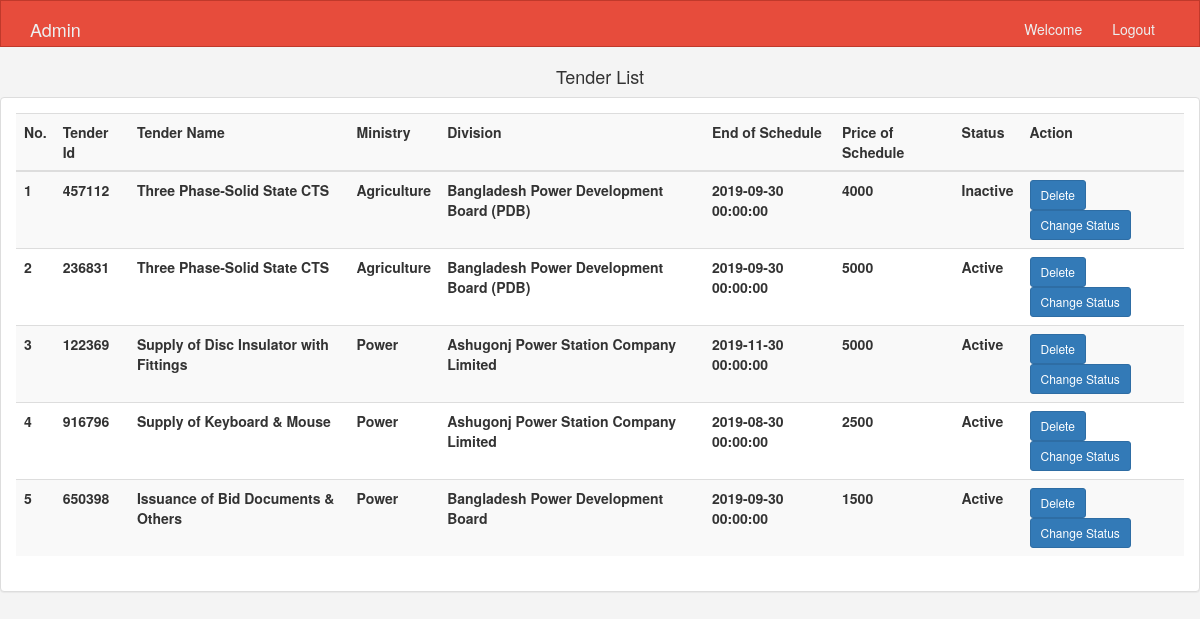
The app's page /admintender.php (signed in) with its own data.
### tables this page shows
CREATE TABLE `tenders` (
  `tender_id` int(11) NOT NULL,
  `tender_name` varchar(255) NOT NULL,
  `tender_price` decimal(10,0) NOT NULL,
  `tender_work` text NOT NULL,
  `tender_no` text NOT NULL,
  `publish_date` date NOT NULL,
  `selling_end_date` date NOT NULL,
  `tender_opening_date` datetime NOT NULL,
  `tender_closing_date` datetime NOT NULL,
  `ministry_id` int(11) NOT NULL,
  `division_id` int(11) NOT NULL,
  `subdivision_id` int(11) NOT NULL,
  `constructor_id` int(11) NOT NULL DEFAULT '0',
  `tender_image` varchar(255) NOT NULL,
  `tender_des` text NOT NULL,
  `pe_office` varchar(255) NOT NULL,
  `tender_source` varchar(255) NOT NULL,
  `tender_location` varchar(255) NOT NULL,
  `tender_type` varchar(255) NOT NULL,
  `tender_nature` varchar(255) NOT NULL,
  `tender_entity` varchar(255) NOT NULL,
  `tender_method` varchar(255) NOT NULL,
  `tender_qualification` varchar(255) NOT NULL,
  `tender_status` tinyint(1) NOT NULL DEFAULT '1',
  `tender_doc` datetime NOT NULL,
  `tender_dom` timestamp NOT NULL DEFAULT CURRENT_TIMESTAMP,
  `tender_creator` int(11) NOT NULL
);

CREATE TABLE `ministries` (
  `ministry_id` int(11) NOT NULL,
  `ministry_name` varchar(255) NOT NULL,
  `ministry_status` tinyint(1) NOT NULL DEFAULT '1',
  `ministry_doc` datetime NOT NULL,
  `ministry_dom` timestamp NOT NULL DEFAULT CURRENT_TIMESTAMP,
  `ministry_creator` int(11) NOT NULL
);

CREATE TABLE `divisions` (
  `division_id` int(11) NOT NULL,
  `division_name` varchar(255) NOT NULL,
  `ministry_id` int(11) NOT NULL,
  `division_status` tinyint(1) NOT NULL DEFAULT '1',
  `division_doc` datetime NOT NULL,
  `division_dom` timestamp NOT NULL DEFAULT CURRENT_TIMESTAMP ON UPDATE CURRENT_TIMESTAMP,
  `division_creator` int(11) NOT NULL
);

### admintender.php (the view, shortened to what this page needs)
<?php
  include 'database_connect.php';
?>
<!DOCTYPE html>
<html lang="en">
  <head>
    <link href="bootstrap.min.css" rel="stylesheet">
    <link href="style.css" rel="stylesheet">
  </head>
  <body>
    <nav class="navbar navbar-default">
      <div class="container">
        <div class="navbar-header">
          <a class="navbar-brand" href="#">Admin</a>
        </div>
        <div id="navbar" class="collapse navbar-collapse">
          <ul class="nav navbar-nav navbar-right">
            <li><a href="#">Welcome</a></li>
            <li><a href="logout.php">Logout</a></li>
          </ul>
        </div>
      </div>
    </nav>
    <div class="tenderlst">
      <h4 class="tenerlst">Tender List</h4>
    </div>
    <div class="panel panel-default">
      <div class="panel-body">
        <table class="table table-striped table-hover">
          <tr>
            <th>No.</th>
            <th>Tender Id</th>
            <th>Tender Name </th>
            <th>Ministry</th>
            <th>Division</th>
            <th>End of Schedule</th>
            <th>Price of Schedule </th>
            <th>Status </th>
            <th>Action
            </th>
          </tr>
          <tbody>
            <?php
              $sql="select * from tenders join divisions where tenders.division_id = divisions.division_id";
              $res = mysqli_query($conn,$sql);
              $count=0;
              while($row = mysqli_fetch_array($res))
              {
                $ministry_id = $row['ministry_id'];
                $sql1="select * from ministries where ministry_id = $ministry_id";
                $res1 = mysqli_query($conn,$sql1);
                $data = mysqli_fetch_array($res1);
                $status=$row['tender_status'];
                if ($status == '1') {
                    $a='Active';
                }else{
                    $a='Inactive';
                }
                $count++;
            ?>
            <tr>
              <th><?php echo $count;?></th>
              <th><?php echo $row['tender_no'];?></th>
              <th><?php echo $row['tender_name'];?></th>
              <th><?php echo $data['ministry_name'];?></th>
              <th><?php echo $row['division_name'];?></th>
              <th><?php echo $row['tender_closing_date'];?></th>
              <th><?php echo $row['tender_price'];?></th>
              <th><?php echo $a;?></th>
              <th class="action">
                <form method="post" action="admintender.php">
                  <button type="submit" class="btn btn-primary a-btn-slide-text btn-sm" name="delete">Delete</button>
                  <button type="submit" class="btn btn-primary a-btn-slide-text btn-sm" name="status">Change Status</button>
                </form>
              </th>
            </tr>
            <?php } ?>
          </tbody>
        </table>
      </div>
    </div>
  </body>
</html>

### style.css (style rules this page uses)
body { background:#f4f4f4; }
.navbar { min-height: 33px !important; margin-bottom:0; border-radius:0; }
.navbar-nav > li > a, .navbar-brand { padding-top:6px !important; padding-bottom:0 !important; height: 33px; }
.navbar-default { background-color: #e74c3c; border-color: #c0392b; }
.navbar-default .navbar-brand { color: #ecf0f1; }
.navbar-default .navbar-nav > li > a { color: #ecf0f1; }
.navbar-default .navbar-collapse, .navbar-default .navbar-form { border-color: #ecf0f1; }
.container { margin-top: 12px; }
.tenderlst { margin-top: 20px; }
.tenerlst { text-align: center; }

### records on screen
tenders: tender_no "457112", tender_name "Three Phase-Solid State CTS", ministry.ministry_name "Agriculture", division.division_name "Bangladesh Power Development Board (PDB)", tender_closing_date "2019-09-30 00:00:00", tender_price "4000", tender_status "Inactive"
tenders: tender_no "236831", tender_name "Three Phase-Solid State CTS", ministry.ministry_name "Agriculture", division.division_name "Bangladesh Power Development Board (PDB)", tender_closing_date "2019-09-30 00:00:00", tender_price "5000", tender_status "Active"
tenders: tender_no "122369", tender_name "Supply of Disc Insulator with Fittings", ministry.ministry_name "Power", division.division_name "Ashugonj Power Station Company Limited", tender_closing_date "2019-11-30 00:00:00", tender_price "5000", tender_status "Active"
tenders: tender_no "916796", tender_name "Supply of Keyboard & Mouse", ministry.ministry_name "Power", division.division_name "Ashugonj Power Station Company Limited", tender_closing_date "2019-08-30 00:00:00", tender_price "2500", tender_status "Active"
tenders: tender_no "650398", tender_name "Issuance of Bid Documents & Others", ministry.ministry_name "Power", division.division_name "Bangladesh Power Development Board", tender_closing_date "2019-09-30 00:00:00", tender_price "1500", tender_status "Active"
